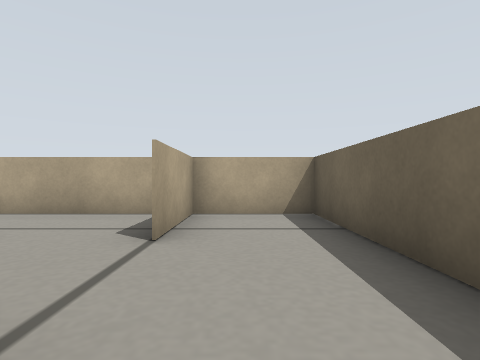
view 1 (above)

16 first-person views from a walk through a world built for the Gazebo simulator. The camera is 0.17 m above the floor, looks level and sees 80° across. The floor is counted in squares, 0.25 m on a side. Each view is taken from the middle of a square. On the plan, view 1 faces up. The plan holds only what a view shows up to about 9 squares ahead; the rest is blank. Robots are left out.

view 2
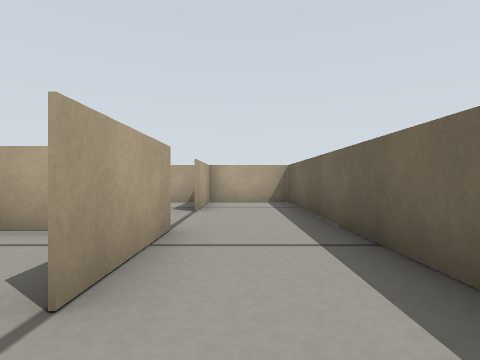

view 3
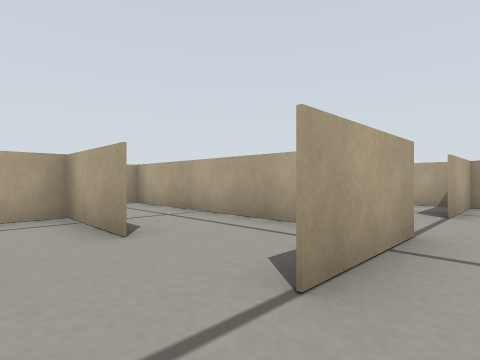

view 4
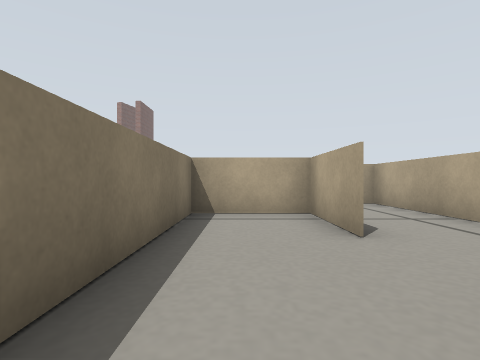

view 5
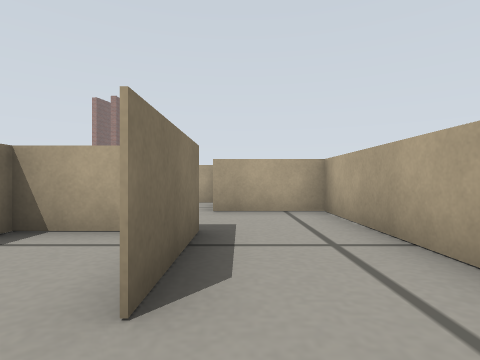

view 6
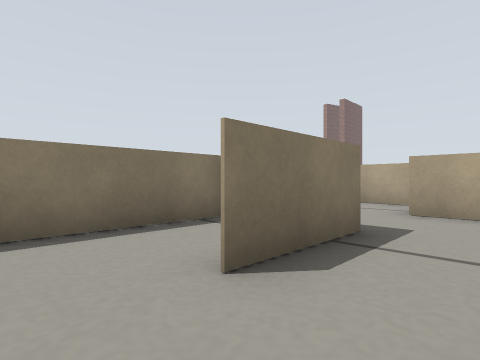

view 7
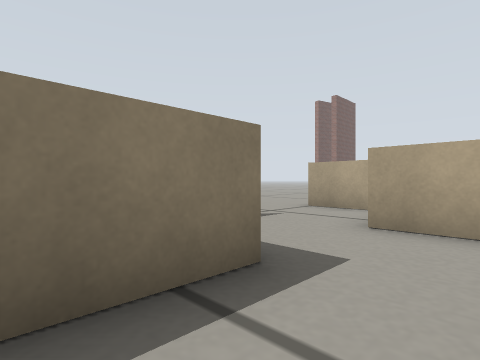

view 8
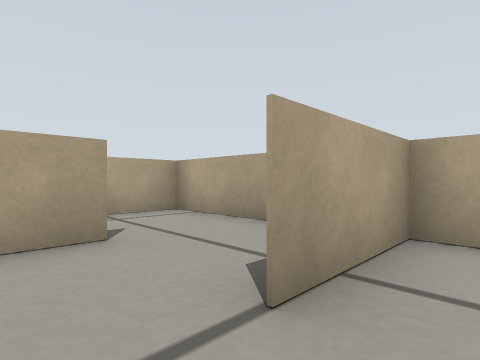

view 9
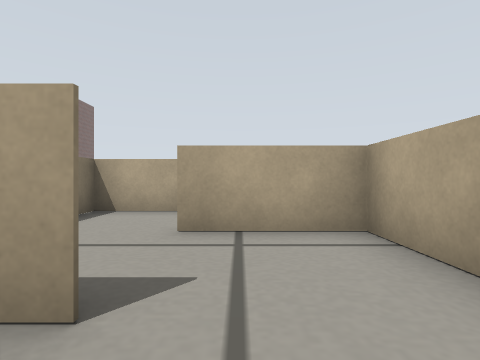

view 10
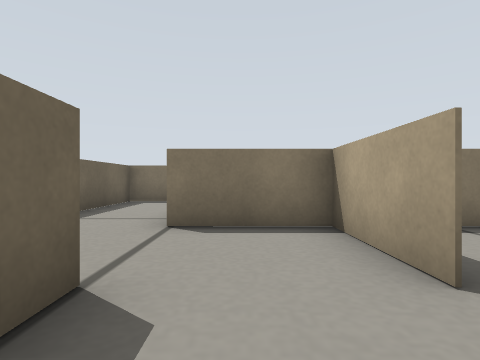

view 11
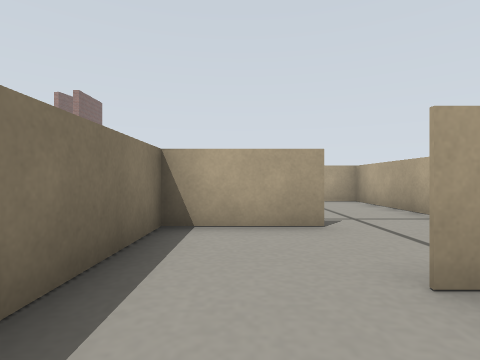

view 12
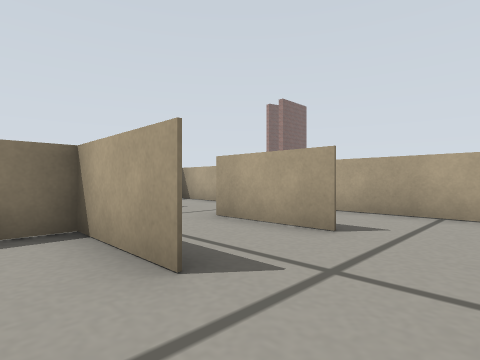

view 13
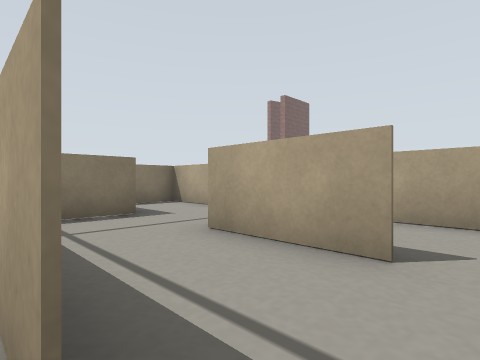

view 14
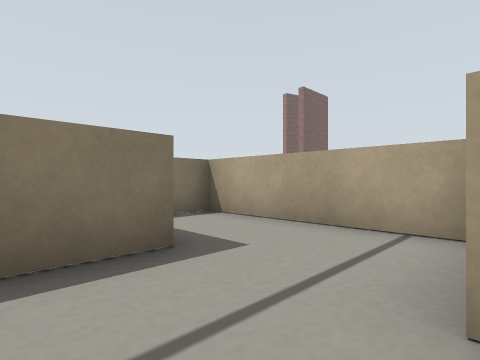

view 15
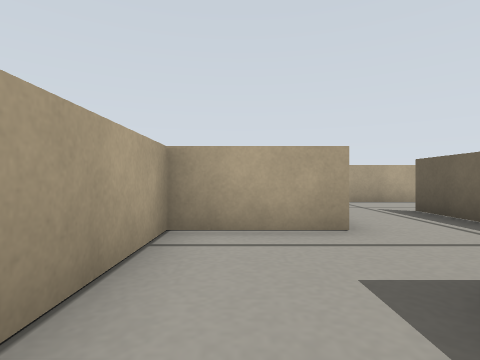

view 16
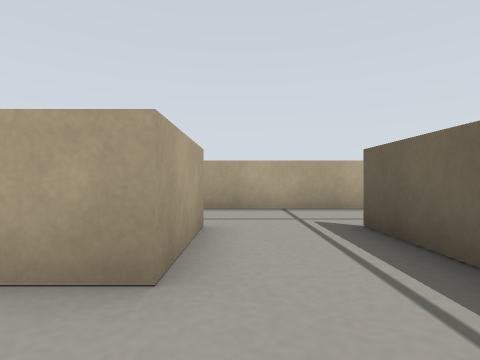

### Floor plan
Ten units are one square. View 1 is at (0, 0); x grows to the right and y downward. Boxes are objects, and circles mark ways between rooms. Rooms are numbered by the first view taken in them; rooms with no view inside come last. Other rooms are left out.
<svg viewBox="-135 -62 155 107">
<path fill="none" stroke="#000" d="M-9 -9 -9 16M-9 -57 -9 -31M-5 40 15 40 15 -57 -10 -57M-59 15 -34 15M-25 -8 -81 -8M-15 40 -5 40M-81 -11 -81 16M-10 -31 -10 -39M-33 -33 -33 -9 -9 -9M-10 -57 -35 -57M-35 -57 -57 -57 -57 -31M-81 -33 -81 -11M-66 -57 -86 -57M-82 -9 -51 -9M-105 -33 -105 -8 -115 -8M-82 -11 -82 -33M-106 15 -91 15M-86 -57 -105 -57M-115 -8 -130 -8M-130 -10 -130 40 -116 40M-105 -57 -130 -57 -130 -10M-34 16 -57 16 -57 40 -15 40"/>
<circle cx="-10" cy="-25" r="3" fill="#2a7"/>
<circle cx="-18" cy="22" r="3" fill="#2a7"/>
<circle cx="-30" cy="-45" r="3" fill="#2a7"/>
<circle cx="-60" cy="-25" r="3" fill="#2a7"/>
<circle cx="-80" cy="-45" r="3" fill="#2a7"/>
<circle cx="-110" cy="5" r="3" fill="#2a7"/>
<circle cx="-110" cy="-45" r="3" fill="#2a7"/>
<text x="0" y="-10">1</text>
<text x="-40" y="10">2</text>
<text x="-20" y="-40">3</text>
<text x="-50" y="-40">4</text>
<text x="-70" y="-40">5</text>
<text x="-100" y="-20">6</text>
<text x="-120" y="10">7</text>
<text x="-120" y="-40">8</text>
<text x="-40" y="30">9</text>
</svg>
Room 1 opens to room 3. Room 2 opens to room 9. Room 3 opens to room 4. Room 4 opens to room 5. Room 5 opens to room 6. Room 6 opens to room 7. Room 6 opens to room 8.

Where each view was taken, in squares from view 1:
view 1: 0 up, 0 right, facing up
view 2: 3 down, 0 right, facing up
view 3: 3 down, 0 right, facing up-left
view 4: 3 down, 0 right, facing left
view 5: 1 down, 2 left, facing left
view 6: 0 up, 2 left, facing down-left
view 7: 0 up, 4 left, facing down-left
view 8: 2 up, 0 right, facing up-left
view 9: 4 up, 2 left, facing left
view 10: 5 up, 2 left, facing down
view 11: 2 up, 4 left, facing left
view 12: 5 up, 7 left, facing down-left
view 13: 4 up, 8 left, facing down-left
view 14: 1 up, 9 left, facing down-left
view 15: 3 down, 12 left, facing up
view 16: 1 down, 10 left, facing up
